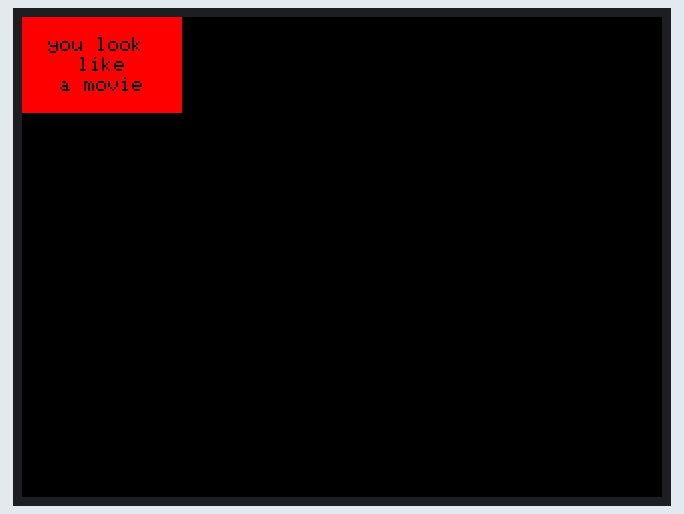
Bench run of a sketch on a simulated ESP32. On the bench: 320×240 colour display. Random numbers use the default seed unless the sketch sets one.

Above: at 0.39 s.
At 4.79 s:
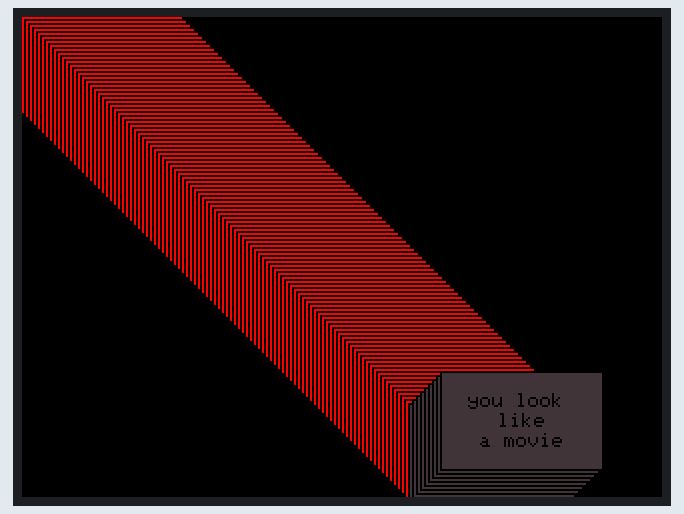
At 9.8 s:
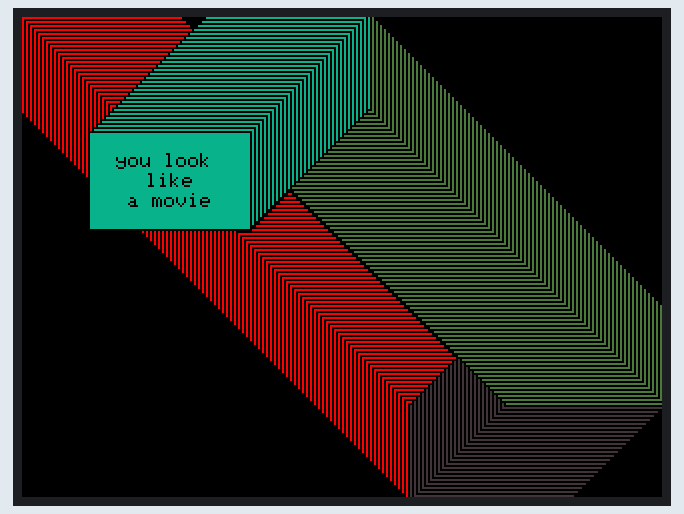
At 19.84 s:
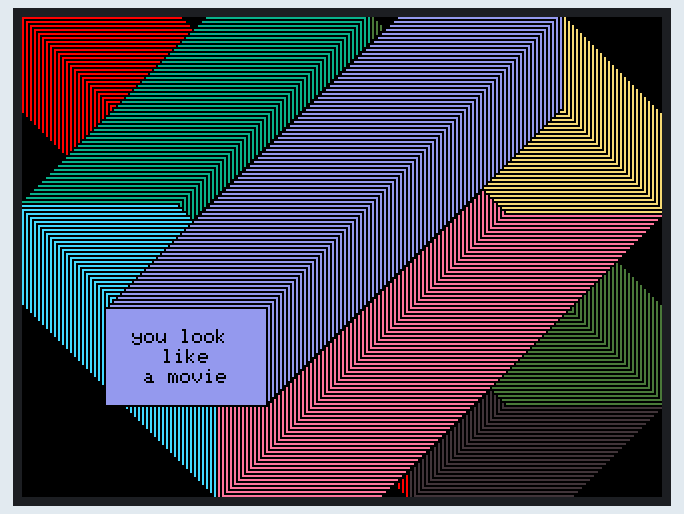
At 29.24 s:
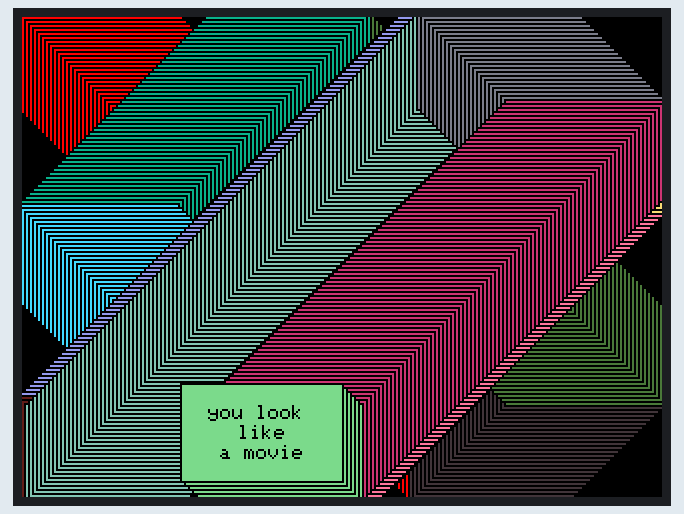
At 39.28 s:
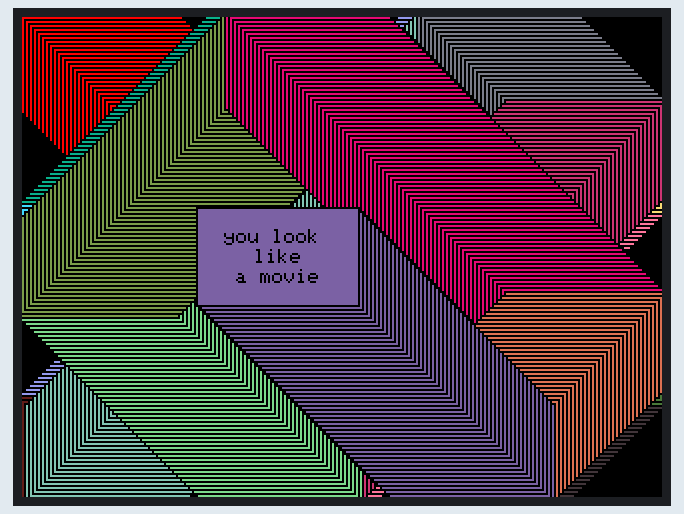

The sketch:

trial_movie.ino
```cpp
#include <TFT_eSPI.h>
#include <SPI.h>

// Set up the TFT display
TFT_eSPI tft = TFT_eSPI();

// Create a sprite to represent the rectangle
TFT_eSprite rect_sprite = TFT_eSprite(&tft);

int x = 0;
int y = 0;
int xSpeed = 2;
int ySpeed = 2;
int color = TFT_RED;

void setup() {
  // Initialize the TFT display
  tft.begin();
  tft.setRotation(1);
  tft.fillScreen(TFT_BLACK);

  // Create a sprite for the rectangle
  rect_sprite.createSprite(80, 48);
  rect_sprite.fillSprite(TFT_BLACK);
}

void loop() {
  // Clear the screen before redrawing the rectangle

  // Draw the outline rectangle
  tft.drawRect(x - 1, y - 1, rect_sprite.width() + 2, rect_sprite.height() + 2, TFT_BLACK);

  // Draw the rectangle
  rect_sprite.fillSprite(color);
  rect_sprite.setTextSize(1);
  rect_sprite.setTextColor(TFT_BLACK);
  int text_width = rect_sprite.textWidth("you look ");
  int x_cursor = (rect_sprite.width() - text_width) / 2;
  rect_sprite.setCursor(x_cursor, 10);
  rect_sprite.println("you look");

  text_width = rect_sprite.textWidth("like");
  x_cursor = (rect_sprite.width() - text_width) / 2;
  rect_sprite.setCursor(x_cursor, 20);
  rect_sprite.println("like");

  text_width = rect_sprite.textWidth("a movie");
  x_cursor = (rect_sprite.width() - text_width) / 2;
  rect_sprite.setCursor(x_cursor, 30);
  rect_sprite.println("a movie");

  // Draw the rectangle sprite on the screen
  rect_sprite.pushSprite(x, y);

  // Update the position of the rectangle
  x = x + xSpeed;
  y = y + ySpeed;

  // Check if the rectangle has hit any of the edges of the screen
  if (x > (tft.width() - rect_sprite.width()) || x < 0) {
    xSpeed = -xSpeed;
    color = random(0xFFFF);
  }
  if (y > (tft.height() - rect_sprite.height()) || y < 0) {
    ySpeed = -ySpeed;
    color = random(0xFFFF);
  }

  // Wait a little before redrawing the rectangle
  delay(30);
}
```
